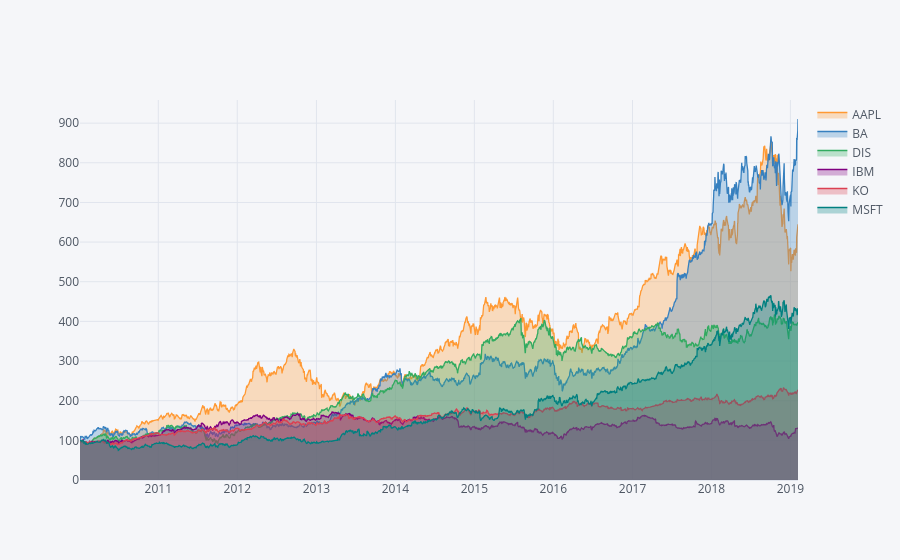

The code cell stored with this chart in its notebook:
### Code cell
norm.iplot(kind = "line", fill = True)

### Figure 1 — Plotly figure (JSON) as saved in the notebook; plotly's stock layout.template omitted (floating-point values rounded to 4 significant figures; data arrays with more than 128 entries replaced by an {"elided": "..."} marker saying what was removed)
{"data": [{"fill": "tozeroy", "fillcolor": "rgba(255, 153, 51, 0.3)", "line": {"color": "rgba(255, 153, 51, 1.0)", "dash": "solid", "shape": "linear", "width": 1.3}, "mode": "lines", "name": "AAPL", "text": "", "type": "scatter", "x": {"elided": "2288 str values"}, "y": {"elided": "2288 float values"}}, {"fill": "tozeroy", "fillcolor": "rgba(55, 128, 191, 0.3)", "line": {"color": "rgba(55, 128, 191, 1.0)", "dash": "solid", "shape": "linear", "width": 1.3}, "mode": "lines", "name": "BA", "text": "", "type": "scatter", "x": {"elided": "2288 str values"}, "y": {"elided": "2288 float values"}}, {"fill": "tozeroy", "fillcolor": "rgba(50, 171, 96, 0.3)", "line": {"color": "rgba(50, 171, 96, 1.0)", "dash": "solid", "shape": "linear", "width": 1.3}, "mode": "lines", "name": "DIS", "text": "", "type": "scatter", "x": {"elided": "2288 str values"}, "y": {"elided": "2288 float values"}}, {"fill": "tozeroy", "fillcolor": "rgba(128, 0, 128, 0.3)", "line": {"color": "rgba(128, 0, 128, 1.0)", "dash": "solid", "shape": "linear", "width": 1.3}, "mode": "lines", "name": "IBM", "text": "", "type": "scatter", "x": {"elided": "2288 str values"}, "y": {"elided": "2288 float values"}}, {"fill": "tozeroy", "fillcolor": "rgba(219, 64, 82, 0.3)", "line": {"color": "rgba(219, 64, 82, 1.0)", "dash": "solid", "shape": "linear", "width": 1.3}, "mode": "lines", "name": "KO", "text": "", "type": "scatter", "x": {"elided": "2288 str values"}, "y": {"elided": "2288 float values"}}, {"fill": "tozeroy", "fillcolor": "rgba(0, 128, 128, 0.3)", "line": {"color": "rgba(0, 128, 128, 1.0)", "dash": "solid", "shape": "linear", "width": 1.3}, "mode": "lines", "name": "MSFT", "text": "", "type": "scatter", "x": {"elided": "2288 str values"}, "y": {"elided": "2288 float values"}}], "layout": {"legend": {"bgcolor": "#F5F6F9", "font": {"color": "#4D5663"}}, "paper_bgcolor": "#F5F6F9", "plot_bgcolor": "#F5F6F9", "title": {"font": {"color": "#4D5663"}}, "xaxis": {"gridcolor": "#E1E5ED", "showgrid": true, "tickfont": {"color": "#4D5663"}, "title": {"font": {"color": "#4D5663"}, "text": ""}, "zerolinecolor": "#E1E5ED"}, "yaxis": {"gridcolor": "#E1E5ED", "showgrid": true, "tickfont": {"color": "#4D5663"}, "title": {"font": {"color": "#4D5663"}, "text": ""}, "zerolinecolor": "#E1E5ED"}}}
